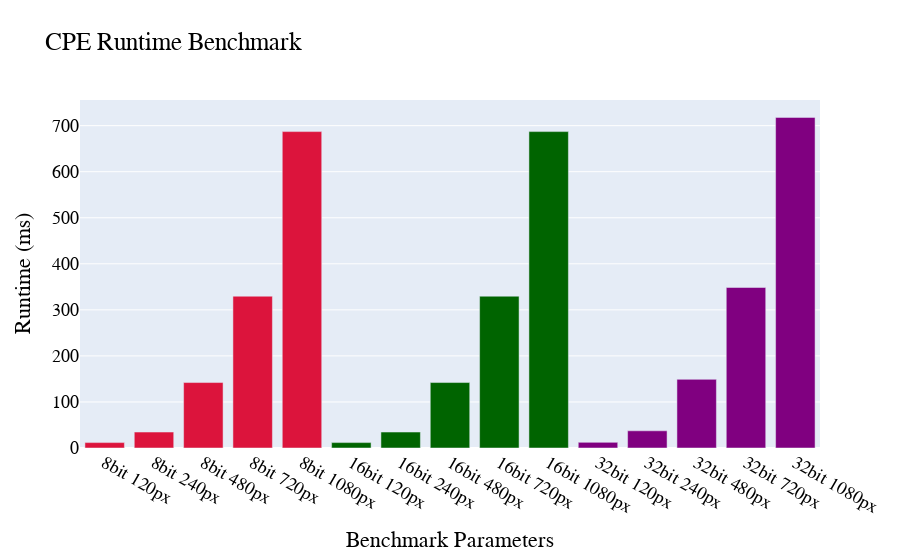

Write notebook code for a chart like this one.
### Code cell
import plotly.graph_objects as go

data_points = 15

colors = ['lightslategray',] * data_points
colors[0] = 'crimson'
colors[1] = 'crimson'
colors[2] = 'crimson'
colors[3] = 'crimson'
colors[4] = 'crimson'
colors[5] = 'darkgreen'
colors[6] = 'darkgreen'
colors[7] = 'darkgreen'
colors[8] = 'darkgreen'
colors[9] = 'darkgreen'
colors[10] = 'purple'
colors[11] = 'purple'
colors[12] = 'purple'
colors[13] = 'purple'
colors[14] = 'purple'

fig = go.Figure(data=[go.Bar(
    x=['8bit 120px', '8bit 240px', '8bit 480px','8bit 720px', '8bit 1080px',
      '16bit 120px', '16bit 240px', '16bit 480px','16bit 720px', '16bit 1080px',
      '32bit 120px', '32bit 240px', '32bit 480px','32bit 720px', '32bit 1080px'],
    y=[
      11.725, 34.632, 142.105, 329.672, 687.102,
      11.725, 34.632, 142.105, 329.672, 687.102,
      12.247, 37.333, 149.084, 348.584, 717.946
      ],
    marker_color=colors # marker color can be a single color value or an iterable
)])

fig.update_layout(
    title_text='CPE Runtime Benchmark',
    xaxis_title='Benchmark Parameters',
    yaxis_title='Runtime (ms)',
    font=dict(
        family="Times New Roman",
        size=18,
        color='Black'
    )
)

### Figure 1 — Plotly figure (JSON) as saved in the notebook; plotly's stock layout.template omitted (floating-point values rounded to 4 significant figures)
{"data": [{"marker": {"color": ["crimson", "crimson", "crimson", "crimson", "crimson", "darkgreen", "darkgreen", "darkgreen", "darkgreen", "darkgreen", "purple", "purple", "purple", "purple", "purple"]}, "type": "bar", "x": ["8bit 120px", "8bit 240px", "8bit 480px", "8bit 720px", "8bit 1080px", "16bit 120px", "16bit 240px", "16bit 480px", "16bit 720px", "16bit 1080px", "32bit 120px", "32bit 240px", "32bit 480px", "32bit 720px", "32bit 1080px"], "y": [11.72, 34.63, 142.1, 329.7, 687.1, 11.72, 34.63, 142.1, 329.7, 687.1, 12.25, 37.33, 149.1, 348.6, 717.9]}], "layout": {"font": {"color": "Black", "family": "Times New Roman", "size": 18}, "title": {"text": "CPE Runtime Benchmark"}, "xaxis": {"title": {"text": "Benchmark Parameters"}}, "yaxis": {"title": {"text": "Runtime (ms)"}}}}
